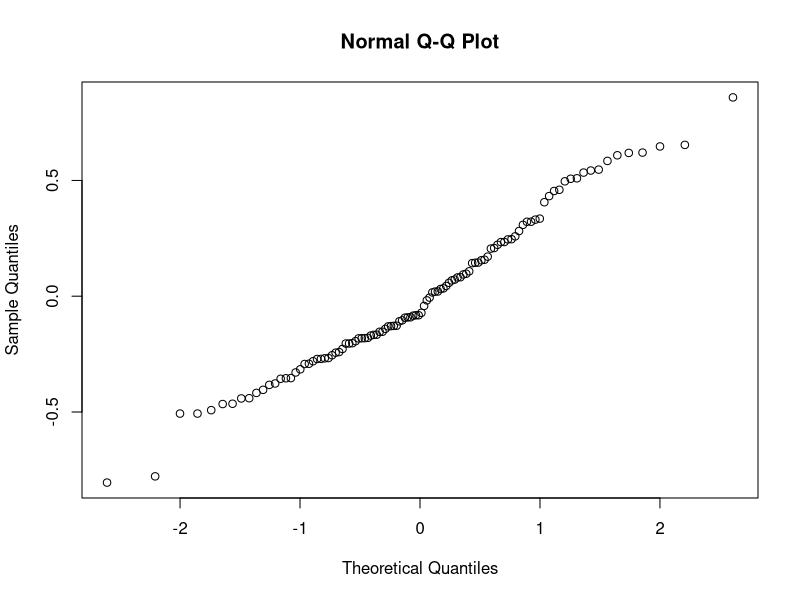
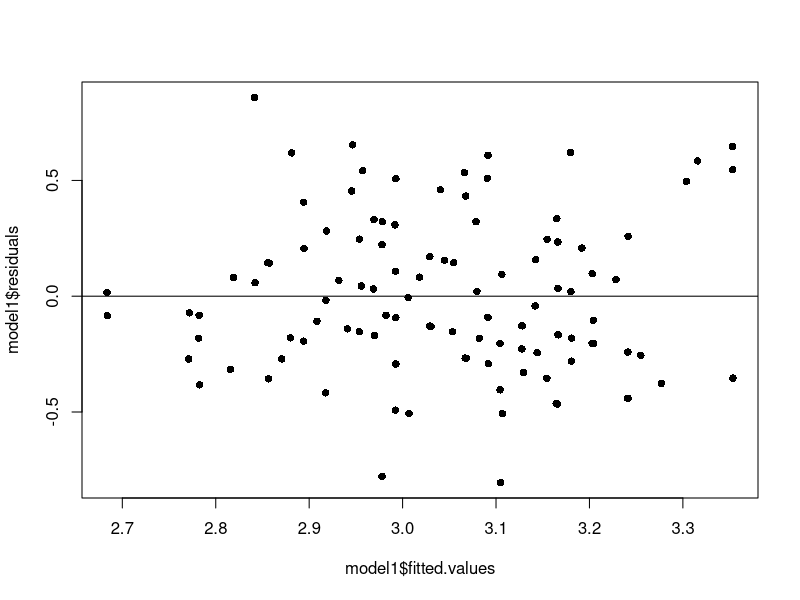
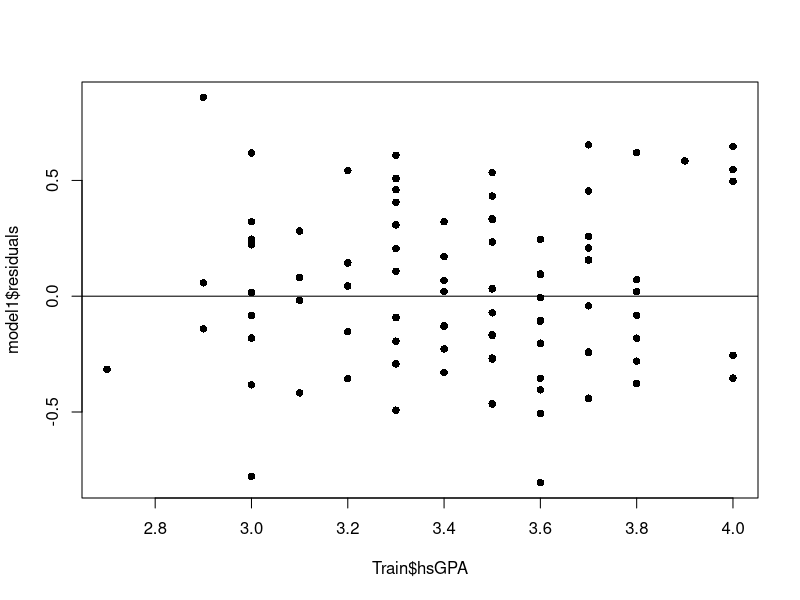
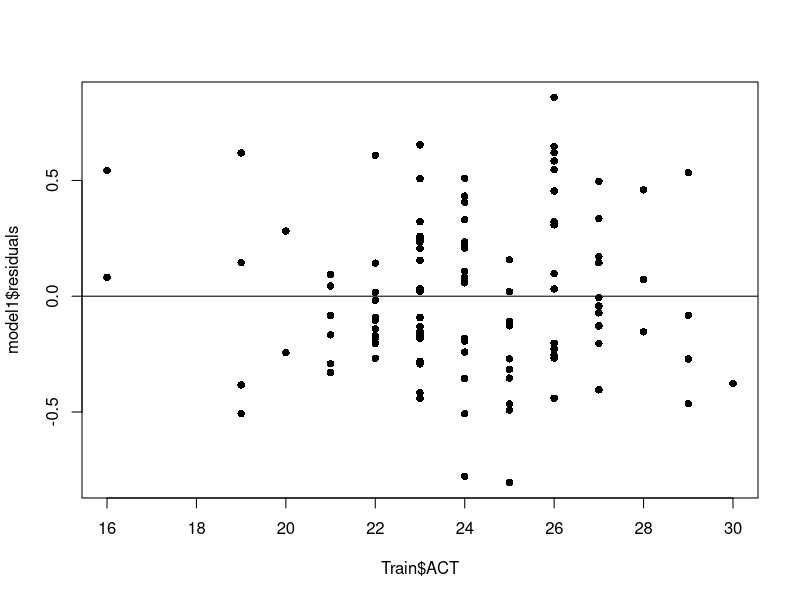
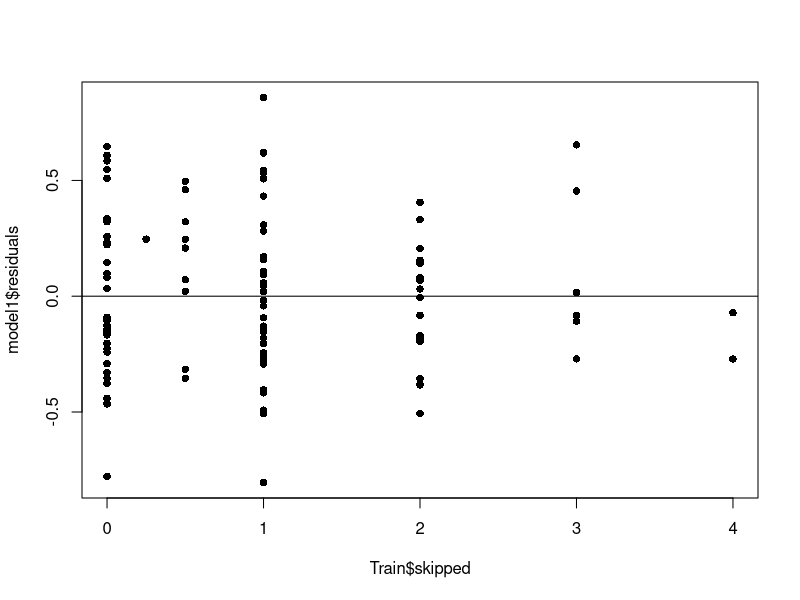

Recreate these plots in R, in order.
## ---- chunk 1
knitr::opts_chunk$set(echo = TRUE)
## ---- chunk 2
setwd("~/Documents/MA362/R files")
dir()
Train = read.table("TrainCGPA.txt", sep="\t",header=T)

#Now we will create a multiple linear regression model from the training dataset.
model1 = lm(colGPA~hsGPA+ACT+skipped, data=Train)
summary(model1)

#We can start checking assumptions, of which there are 5 for the MLRM. 

#Assumption 1: check the normality of the errors
qqnorm(model1$residuals)
#The above normal probability / qq plot of residuals looks approx. linear. Thereforem we can say the residyals (errors) are normally distributed

#Assumption 2,3: check the E(errors)=0 "mean of error term is 0" and the error term has constant variance (heteroskedastisity) for all combinations of y and predictor variables hsGPA, ACT, skipped
plot(model1$fitted.values, model1$residuals, pch=16);abline(0,0)

plot(Train$hsGPA, model1$residuals, pch=16);abline(0,0)
plot(Train$ACT, model1$residuals, pch=16);abline(0,0)
plot(Train$skipped, model1$residuals, pch=16);abline(0,0)

#assumption 2, E(error)=0 assumption:
#All of the above residual plots are approx. symmetric around x-axis. The points look random without presence of a pattern. Therefore we say assumption 2 is satisfied. 

#Assumption 3: variance of error term constant:
#All of the above residual plots have approx. horizontal band around x-axis. Therefore, we can say assumption 3 is satisfied. The third plot is the only one which is questionable as it seems like it may have decreasing variance.

#Assumption 4: independence of error term / errors not correlated
#The fourth assumption is checked using the Durbin Watson test, which we need a package for
require(lmtest)
dwtest(model1, alternative = "two.sided")
#The DW test statistic returned a value closer to 2 than 1 or 3 so we fail to reject Ho. We can also look at p value which is .09, > .05. Since we failed to reject Ho, conclude errors are not correlated, satisfying assumption 4. 

#Note that we still don't know how to evaluate the new assumption we learned for multiple linear regression model. Once we complete chapter 7 we will get back to evaluate new assumption.

## ---- chunk 3

#Assuming all the  MLR assumptions are satisfied, we can perform the indivdual t-tests of each beta value

#in the above output, we can see hsGPA (p-value = 0.00288 <. 05) and skipped (p-value = 0.00411 <. 05) are useful predictor variables to predict the colGPA
#ACT (p-value = 0.98182 > .05) is not a useful predtor variable to preict colGPA in the model

#Let's create a new model without ACT to compare if this new model is better than our previous model
model2=lm(colGPA~hsGPA+skipped, data=Train)
summary(model1)
summary(model2)

#We can see that the s (residual standard error) has gone down slightly from .338 to .3365
#We can see that the r^2 (coefficient of determination) has stayed the same, .1654 to .1654
#Since the s and r^2 values barely changed in our two models, lets use a more commonly used measure to compare the models, called AIC and BIC
#AIC = Akike Information Critereon
#BIC = Bayesian Information Criteron
#BIC is used more commonly for more complex models

#smaller AIC/BIC is preferred. 
AIC(model1)
AIC(model2)
#the second model has a smaller AIC value, which suggests we should use model2

## ---- chunk 4
#Let's use model 2 for prediction
#We are going to check the prediction accuracy for the model
#To check the accuracy, we will predict the response variable using the test dataset
Test = read.table("TestCGPA.txt", sep="\t",header=T)
dim(Test)
head(Test)

#When we prdict we pass only the predictor variable in the test dataset as a data.frame(). 
#Then the model will predict the response variable value

PredictedcolGPA=predict(model2, newdata=data.frame(Test[, c(2,4)]))
#Note that we only use columns 2-4 as act was determined to not be a statistically significant predictor variable previously.
PredictedcolGPA

#we can compare the PredictedcolGPA with actual colGPA in the dataset. column binding is done with cbind()
cbind(Predicted=PredictedcolGPA, Actual=Test$colGPA)

#Let's compute the mean absolute percentage error (MAPE)
nrow(Test)
ncol(Test)
dim(Test)
MAPE = (sum(abs(Test$colGPA-PredictedcolGPA)/Test$colGPA)/nrow(Test))*100
MAPE



